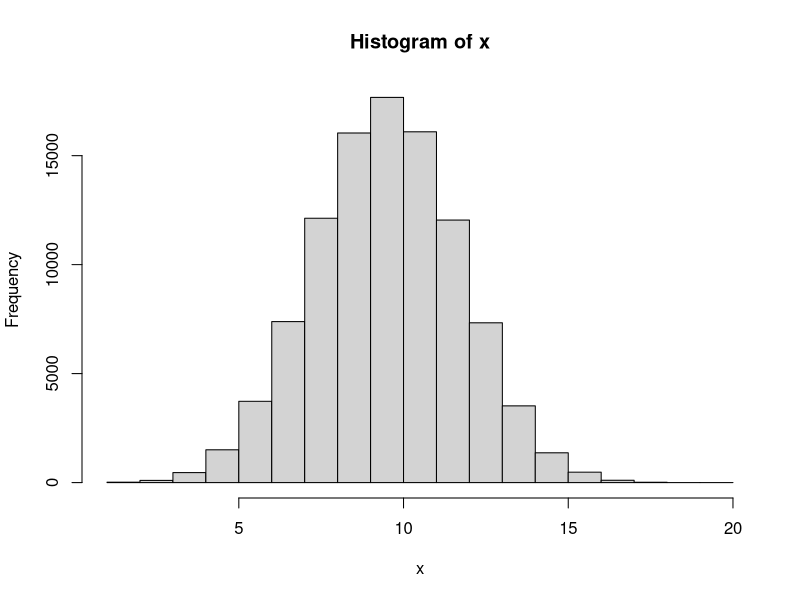
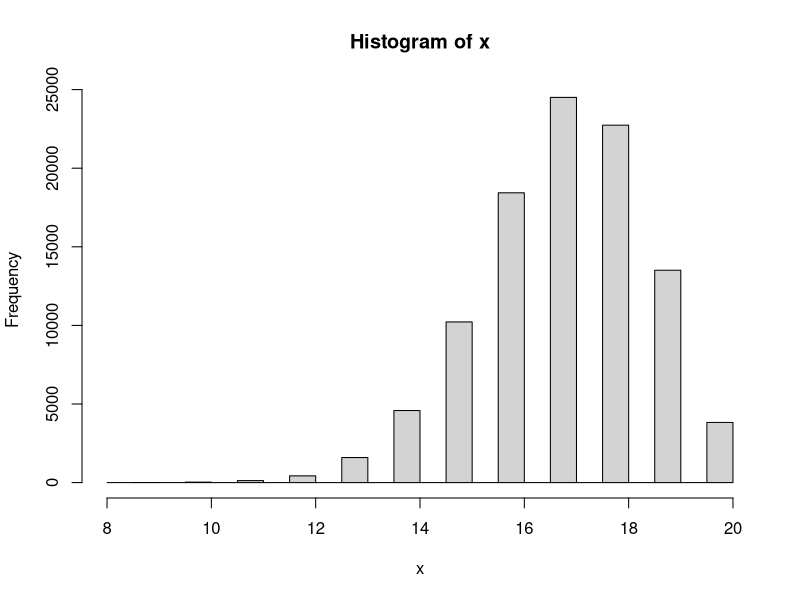

Write R code to recreate these figures, in order.
#------------------

# Answer to the Question # 01

#------------------

# No 1 of Q.1 

#a) 

# Taking a sample with n = 20 and p = 0.5

x1 <- rbinom(1, 20, 0.5)

#The value of x1
x1


#b) 

#Finding the range for x1


n <- 20

p <- 0.5


# Finding and defining the minimum value

min_value <- min(0, n)

# Finding and defining the maximum value

max_value <- max(0:n)

# Calculate the cumulative probability at the minimum value

cdf_min <- pbinom(min_value, n, p)

# Calculate the cumulative probability at the maximum value

cdf_max <- pbinom(max_value, n, p)

# Range of the binomial distribution

range_binomial <- c(min_value, max_value)

range_binomial


#2 of Q.1

# Repeating Q.1 for N = 100000 times


N <- 100000

x <- rep(NA, N)

x

for (i in 1: N){
  x[i] <- rbinom(1, 20, 0.5)
}

x

# Plot the histogram

hist(x)

#Find the min and max value

max(x)

min(x)


#3 of Q.1 

# Now setting if x is bigger or less than 15 then y = 1 . And y = 0 otherwise.

y_1 <- ifelse(c(x)>=15, 1,0)
y_1



# 4 of Q.1

#Calculating summation of y


sum(y_1)




#5 of Q.1 


# Now repeating all the steps above for n = 20 and p =0.85


#a) 

# Taking a sample 

x1 <- rbinom(1, 20, 0.85)
x1


#b)

#Finding the range for x1

n <- 20

p <- 0.85

# Find the minimum value

min_value <- min(0, n)

# Find the maximum value

max_value <- max(0:n)

# Calculate the cumulative probability at the minimum value

cdf_min <- pbinom(min_value, n, p)

# Calculate the cumulative probability at the maximum value

cdf_max <- pbinom(max_value, n, p)

# Range of the binomial distribution

range_binomial <- c(min_value, max_value)

range_binomial


#c. 

# Now taking N = 100000 times

N <- 100000

x <- rep(NA, N)

x

for (i in 1: N){
  x[i] <- rbinom(1, 20, 0.85)
}

x

# Plot the histogram

hist(x)


#Find the min and max value

max(x)

min(x)


#d. 

# Now setting if x is bigger or less than 15 then y = 1 . And y = 0 otherwise

y_1 <- ifelse(c(x)>=15, 1,0)
y_1


#e. 

#Calculating summation of y

sum(y_1)


#f. 

#Calculating summation of y divided by N

sum(y_1) / N




# ---------------------------------------------

# Answer to the Question # 01 - (6) : 

# ---------------------------------------------


# Now I have to make a guess about type I and type II errors for Null Hypothesis H0: p0 = 0.5 VS Alternative hypothesis H1: p1 = 0.85. For setting that what is the chance of a fair coin landing on heads at least 15 times out of 20 flips.


# Type I error means we reject the null hypothesis when it is actually true. It is also known as 'False Positive'. The significance level or alpha (a) is the probability of making a type I error. We usually set it as 0.05 or 0.01.


# The chance of a fair coin landing on heads at least 15 times out of 20 flips, we are using binomial distribution and two tailed test for this question. By calculating on the calculator it is found that the probability of getting 15 or more successes out of 20 trials when the p0 = 0.5 is approximately 0.026. So, it can be said that if the p0 = 0.5, we would reject the null hypothesis and conclude that the proportion is significantly different from 0.5 in about 2.6% of the cases.

# On the other hand, Type II error means we fail to reject the null hypothesis when it is actually false. It is also known as 'False Negative'. The probability of making a type II error is denoted by beta (B).

# To find the probability of a type II error, we know that for the alternative hypothesis, p1 = 0.85. By calculating on the calculator, we got that the chance of a fair coin landing on heads at least 15 times out of 20 flips when p1 = 0.85 is approximately 0.408. This means we would fail to reject the null hypothesis and conclude that the proportion is not significantly different from 0.5 in about 40.8% of the cases.

# In summary, the estimated probabilities of making a type I error and a type II error for this hypothesis test are approximately 0.026 and 0.408, respectively.





# ---------------------------------------------

#Answer to the Q. 2 :

# ---------------------------------------------

# Here is the sample : 2 2 1 2 2 2 1 1 2 1 1 2 2 1 1 2 1 2 2 2 1 2 1 2 1 2 2 2 2 2 2 2 2 1 2 1 2 1 2 2


# We have to test the sample that if it is random or not.


# To test whether the process of treatment assignments is random, we will use a chi-squared fit test. At first we will count the number of treatments of each type, and then compare the observed frequencies to the expected frequencies under the assumption of a random process.

# In this case, there are 40 treatments. Among them:
  
# For Observed frequencies: Type 1 = 18 treatments and Type 2 = 22 treatments.

# Expected frequencies (we assume that there is randomness): Type 1 = 20 treatments and Type 2 = 20  treatments. (As there are 40 treatments in total and a 50% chance of each type).


# To calculate the chi-squared statistic, we can use the formula:
  
#  χ2 = Σ ((Oi - Ei)² / Ei)

# Here,

# Oi = Observed Frequency for category  i , (here i = 1 or 2), 

# Ei = Expected frequency for category i, (here i = 1 or 2).

# And the sum is taken over all categories.

# By using online calculator and plugging the numbers, we got that:
  
  
# χ2 = ((18-20)²/20) + ((22-20)²/20) = 0.4


# To determine whether this value is statistically significant, we need to compare it to a chi-squared distribution with one degree of freedom (since we have two categories and one parameter estimated from the data). Using a table, we find that the p-value for this test is approximately 0.5, which is very large.

# Therefore, we fail to reject the null hypothesis that the treatment assignments are random. In other words, there is no evidence to suggest that the process was biased or non-random.



# ---------------------------------------------

#Answer to the Q. 3 :

# ---------------------------------------------


#Answer for 3 - a


#1

# Taking a sample

x2 <- rbinom(1, 1, 0.5)
x2


#Then identify the range

n <- 1
p <- 0.5


# Find the minimum value

min_value <- min(0, n)


# Find the maximum value

max_value <- max(0:n)


# Calculate the cumulative probability at the minimum value

cdf_min <- pbinom(min_value, n, p)

# Calculate the cumulative probability at the maximum value

cdf_max <- pbinom(max_value, n, p)

# Range of the binomial distribution

range_binomial <- c(min_value, max_value)

range_binomial


#For question 3 - (a) - #2 and #3

# Patient will get “A” if x2 = 1, and get “B” if x2 = 0

# Repeating 1 & 2 for N = 40


N <- 40
x <- rep(NA, N)

x

for (i in 1: N){
  x[i] <- rbinom(1, 1, 0.5)
}

x

# Now assigning A and B for 1 and 0 respectively.

x[x == 1] <- "A"
x[x == 0] <- "B"


# print the modified values of x

print(x)


#Number of A and B

table(x)


# --------------------------------------------


# --------------------------------------------


#Answer for 3 - b



# Set the block size

block_size <- 40


# Create a vector of treatment assignments

treatments <- rep(c("A", "B"), length.out = block_size*1)


# Create a vector of block assignments

blocks <- rep(1:1, each = block_size)


# Randomly permute the blocks

blocks <- sample(blocks)


# Order the treatment assignments within each block

for (i in 1:1) {
  treatments[blocks == i] <- sample(treatments[blocks == i])
}

# View the resulting treatment assignments by block

a <- split(treatments, blocks)

a

#Number of A and B

table(a)

# The difference between 3(a) and 3 (b) is that - in 3 (a) , though the probability is p = 0.5 , for the N = 40 , number of A and B is not same. For my case , A = 18 and B = 22. But, in 3 (b) we used random permutated block randomization with a block size of 40. And for this case number of A and B is same. For my case , A = 20 and B = 20.



# --------------------------------------------

# --------------------------------------------


# Answer for 3 - c


# Set the block size of 8


block_size <- 8


# Create a vector of treatment assignments


treatments <- rep(c("A", "B"), length.out = block_size*5)


# Create a vector of block assignments


blocks <- rep(1:5, each = block_size)




# Randomly permute the blocks



blocks <- sample(blocks)



# Order the treatment assignments within each block

for (i in 1:5) {
  treatments[blocks == i] <- sample(treatments[blocks == i])
}


# View the resulting treatment assignments by block. There are 5 different block with block size of 8


d <- split(treatments, blocks)
d

# Now, merging all the 5 different blocks into 1. So, now there will be 40


b <- unsplit(treatments, blocks)

b


#Number of A and B

table(b)

# The difference between 3(b) and 3 (c) is that - in 3 (b) , we used random permutated block randomization with a block size of 40. And for this case number of A and B is same. For my case , it was A = 20 and B = 20. But, in 3 (c) though we used random permutated block randomization, but this time with a block size of 8. After that we added all the 8 blocks so total sample is 40. And for this case number of A and B is not same. For my case , it was A = 24 and B = 16. 

# If we stop the study for toxicity for in sample size = 20, then for 3 (b) = The difference between number of A and B will not be that much. 

# But, for 3 (c) = The difference between number of A and B will be more than 3 (b)
